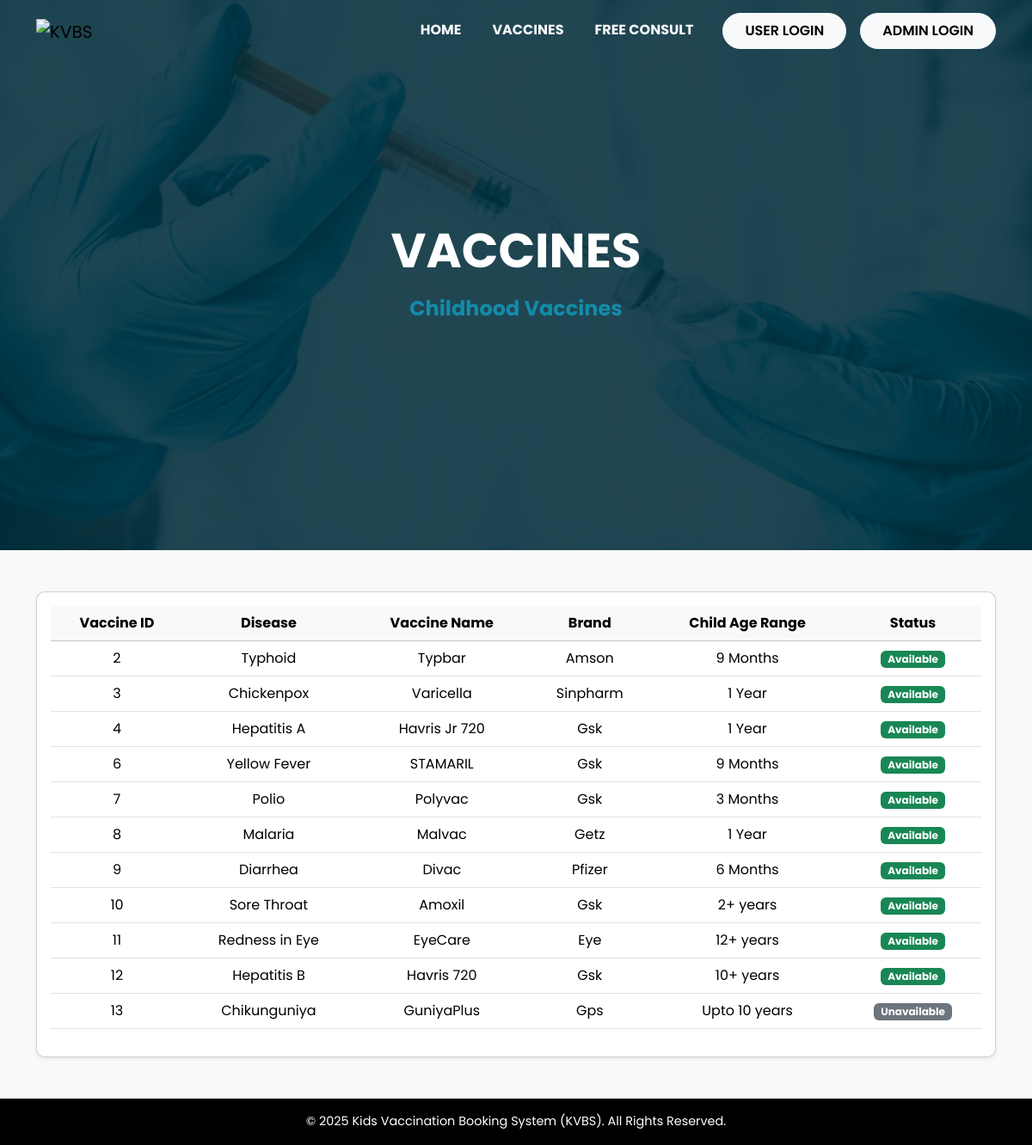
Screenshot of /vaccines.php with the database file from the repository.
### tables this page shows
CREATE TABLE IF NOT EXISTS `vaccines` (
  `id` int NOT NULL AUTO_INCREMENT,
  `disease` varchar(100) NOT NULL,
  `vaccine_name` varchar(100) NOT NULL,
  `brand` varchar(100) NOT NULL,
  `age_range` varchar(50) NOT NULL COMMENT 'e.g., "0-6 months", "1-2 years"',
  `status` enum('Available','Unavailable') DEFAULT 'Available',
  `can_book` tinyint(1) DEFAULT '1' COMMENT '1=Book Now enabled, 0=disabled',
  `description` text,
  `created_at` timestamp NULL DEFAULT CURRENT_TIMESTAMP,
  `updated_at` timestamp NULL DEFAULT CURRENT_TIMESTAMP ON UPDATE CURRENT_TIMESTAMP,
  PRIMARY KEY (`id`)
);

### vaccines.php (the view, shortened to what this page needs)
<?php
require_once 'includes/db_connection.php';
$vaccine_sql = "SELECT * FROM vaccines ORDER BY id ASC";
$vaccine_result = $connection->query($vaccine_sql);
?>
<!DOCTYPE html>
<html lang="en">
<head>
</head>
<body>
  <?php include 'navbar.php'?>
    <div class="hero-slider">
        <div class="slide active" style="background-image: url('images/vaccine15.jpg')">
            <div class="slide-overlay">
                <div class="container slide-content align-items-center">
                    <h1 class="slide-title">VACCINES</h1>
                    <h4 style="font-weight: bold; color: #148ba9;">Childhood Vaccines</h4>
                </div>
            </div>
        </div>
    </div>
<section class="login-section py-5" style="background-color: #f8f9fa;">
    <div class="container">
        <div class="row justify-content-center">
            <div class="col-lg-12">
                <div class="card shadow-sm">
                    <div class="card-body">
                        <div class="table-responsive">
                            <table class="table table-hover text-center">
                                <thead class="table-light">
                                    <tr>
                                        <th>Vaccine ID</th>
                                        <th>Disease</th>
                                        <th>Vaccine Name</th>
                                        <th>Brand</th>
                                        <th>Child Age Range</th>
                                        <th>Status</th>
                                    </tr>
                                </thead>
                                <tbody>
                                    <?php while ($vaccine = $vaccine_result->fetch_assoc()): ?>
                                    <tr>
                                        <td><?= $vaccine['id'] ?></td>
                                        <td><?= htmlspecialchars($vaccine['disease']) ?></td>
                                        <td><?= htmlspecialchars($vaccine['vaccine_name']) ?></td>
                                        <td><?= htmlspecialchars($vaccine['brand']) ?></td>
                                        <td><?= htmlspecialchars($vaccine['age_range']) ?></td>
                                        <td>
                                            <span class="badge <?= $vaccine['status'] == 'Available' ? 'bg-success' : 'bg-secondary' ?> status-badge">
                                                <?= $vaccine['status'] ?>
                                            </span>
                                        </td>
                                    </tr>
                                    <?php endwhile; ?>
                                </tbody>
                            </table>
                        </div>
                    </div>
                </div>
            </div>
        </div>
    </div>
</section>
<?php include 'footer.php'?>
</body>
</html>

### css/style.css (style rules this page uses)
:root { --primary-color: #148ba9; --secondary-color: #2a8f9e; --dark-color: #002d38; --light-color: #f8f9fa; }
body { font-family: 'Poppins', sans-serif; overflow-x: hidden; }
.hero-slider { position: relative; height: 80vh; min-height: 600px; overflow: hidden; }
.slide { position: absolute; top: 0; left: 0; width: 100%; height: 100%; background-size: cover; background-position: center; opacity: 0; transition: opacity 2s ease-in-out; }
.slide.active { opacity: 1; }
.slide-overlay { position: absolute; top: 0; left: 0; width: 100%; height: 100%; background-color: rgba(0, 45, 56, 0.85); }
.slide-content { position: relative; z-index: 2; color: white; height: 100%; display: flex; flex-direction: column; justify-content: center; }
.slide-title { font-size: 3.5rem; font-weight: 700; margin-bottom: 20px; text-transform: uppercase; line-height: 1.2; }
.card { transition: transform 0.3s ease, box-shadow 0.3s ease; border-radius: 12px; }
.card { transition: transform 0.3s ease, box-shadow 0.3s ease; border-radius: 10px; }

### rows the page displays
vaccines: id "2", disease "Typhoid", vaccine_name "Typbar", brand "Amson", age_range "9 Months", status "Available"
vaccines: id "3", disease "Chickenpox", vaccine_name "Varicella", brand "Sinpharm", age_range "1 Year", status "Available"
vaccines: id "4", disease "Hepatitis A", vaccine_name "Havris Jr 720", brand "Gsk", age_range "1 Year", status "Available"
vaccines: id "6", disease "Yellow Fever", vaccine_name "STAMARIL", brand "Gsk", age_range "9 Months", status "Available"
vaccines: id "7", disease "Polio", vaccine_name "Polyvac", brand "Gsk", age_range "3 Months", status "Available"
vaccines: id "8", disease "Malaria", vaccine_name "Malvac", brand "Getz", age_range "1 Year", status "Available"
vaccines: id "9", disease "Diarrhea", vaccine_name "Divac", brand "Pfizer", age_range "6 Months", status "Available"
vaccines: id "10", disease "Sore Throat", vaccine_name "Amoxil", brand "Gsk", age_range "2+ years", status "Available"
vaccines: id "11", disease "Redness in Eye", vaccine_name "EyeCare", brand "Eye", age_range "12+ years", status "Available"
vaccines: id "12", disease "Hepatitis B", vaccine_name "Havris 720", brand "Gsk", age_range "10+ years", status "Available"
vaccines: id "13", disease "Chikunguniya", vaccine_name "GuniyaPlus", brand "Gps", age_range "Upto 10 years", status "Unavailable"
